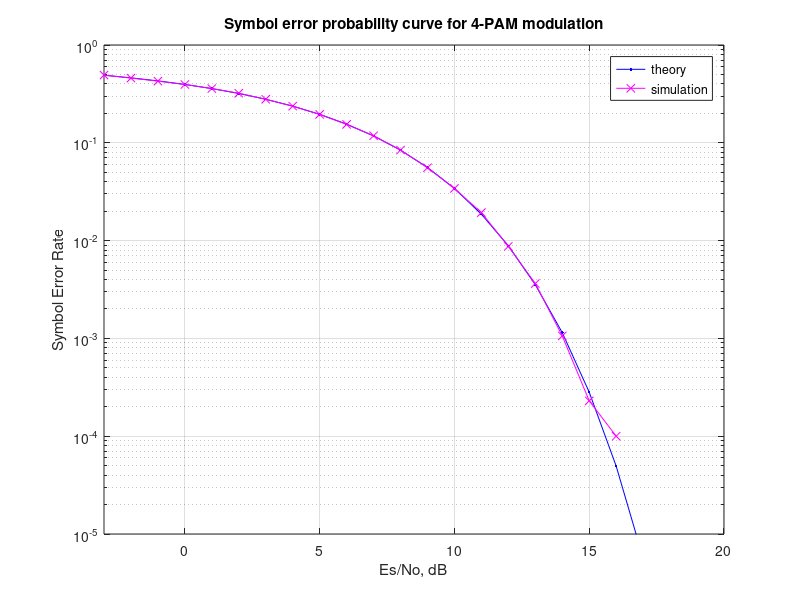

Source code (MATLAB):
clear
N = 10^5; % number of symbols
alpha4pam = [-3 -1 1 3]; % 4-PAM alphabets
Es_N0_dB = [-3:20]; % multiple Eb/N0 values
ipHat = zeros(1,N);
for ii = 1:length(Es_N0_dB)
ip = randsrc(1,N,alpha4pam);
s = (1/sqrt(5))*ip; % normalization of energy to 1
n = 1/sqrt(2)*[randn(1,N) + j*randn(1,N)]; % white guassian noise, 0dB variance

y = s + 10^(-Es_N0_dB(ii)/20)*n; % additive white gaussian noise

% demodulation
r = real(y); % taking only the real part

ipHat(find(r< -2/sqrt(5))) = -3;
ipHat(find(r>= 2/sqrt(5))) = 3;
ipHat(find(r>=-2/sqrt(5) & r<0)) = -1;
ipHat(find(r>=0 & r<2/sqrt(5))) = 1;

nErr(ii) = size(find([ip- ipHat]),2); % couting the number of errors
end

simBer = nErr/N;
theoryBer = 0.75*erfc(sqrt(0.2*(10.^(Es_N0_dB/10))));
close all
figure
semilogy(Es_N0_dB,theoryBer,'b.-');
hold on
semilogy(Es_N0_dB,simBer,'mx-');
axis([-3 20 10^-5 1])
grid on
legend('theory', 'simulation');
xlabel('Es/No, dB')
ylabel('Symbol Error Rate')
title('Symbol error probability curve for 4-PAM modulation')